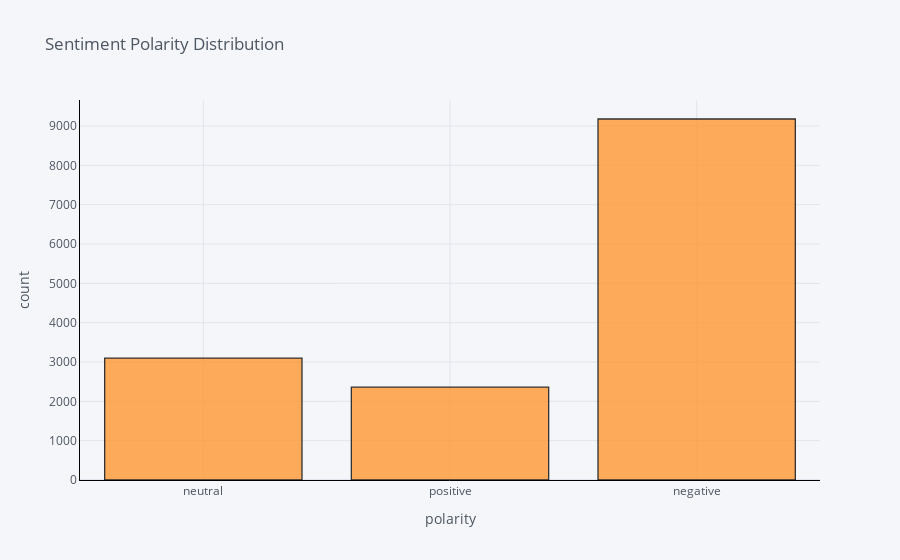

The notebook cell saved with this chart:
### Code cell
configure_plotly_browser_state()
tweets_raw['airline_sentiment'].iplot(kind='hist', bins=20, xTitle='polarity', linecolor='black', yTitle='count', title='Sentiment Polarity Distribution')

### Figure 1 — Plotly figure (JSON) as saved in the notebook; plotly's stock layout.template omitted (floating-point values rounded to 4 significant figures; data arrays with more than 128 entries replaced by an {"elided": "..."} marker saying what was removed)
{"data": [{"opacity": 0.8, "name": "airline_sentiment", "histnorm": "", "nbinsx": 20, "histfunc": "count", "marker": {"color": "rgba(255, 153, 51, 1.0)", "line": {"color": "#000000", "width": 1.3}}, "x": {"elided": "14640 str values"}, "type": "histogram", "orientation": "v"}], "layout": {"xaxis": {"tickfont": {"color": "#4D5663"}, "title": {"text": "polarity", "font": {"color": "#4D5663"}}, "showgrid": true, "zerolinecolor": "#E1E5ED", "gridcolor": "#E1E5ED", "linecolor": "black"}, "title": {"text": "Sentiment Polarity Distribution", "font": {"color": "#4D5663"}}, "paper_bgcolor": "#F5F6F9", "plot_bgcolor": "#F5F6F9", "yaxis": {"tickfont": {"color": "#4D5663"}, "title": {"text": "count", "font": {"color": "#4D5663"}}, "showgrid": true, "zerolinecolor": "#E1E5ED", "gridcolor": "#E1E5ED", "linecolor": "black"}, "barmode": "overlay", "legend": {"bgcolor": "#F5F6F9", "font": {"color": "#4D5663"}}}}
